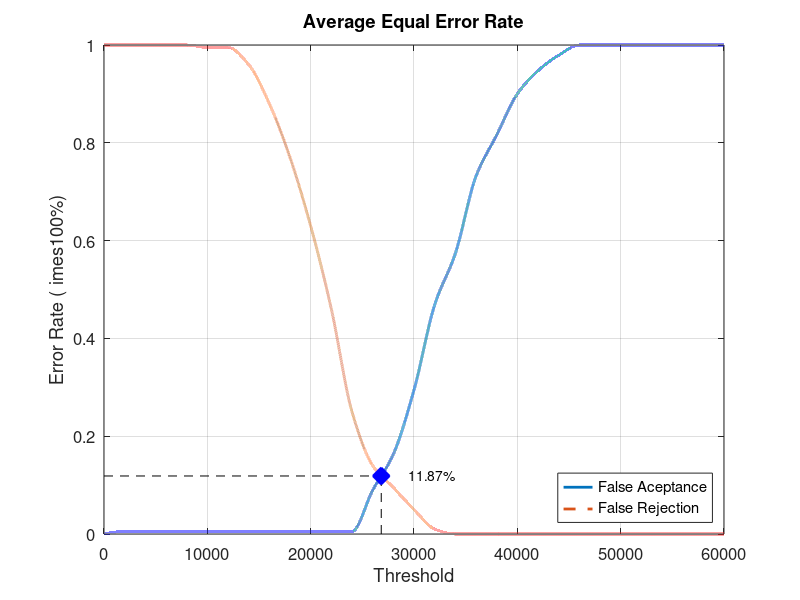
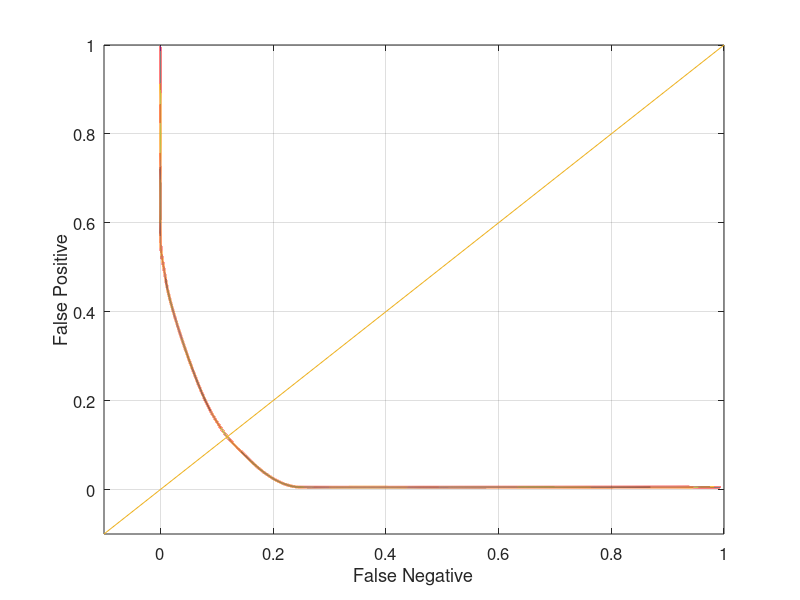

Here is the MATLAB script that generated these plots, in order:
close all;
clear;
clc;
x = 0:2000:60000;
xq = 0:0.5:60000;

y0 = [0 0.00526316 0.00526316 0.00526316 0.00526316 0.00526316 0.00526316 0.00526316 0.00526316 0.00526316 0.00526316 0.00526316 0.00526316 0.0894737 0.163158 0.294737 0.468421 0.573684 0.731579 0.815789 0.9 0.947368 0.978947 1 1 1 1 1 1 1 1]
yy0 = interp1(x, y0, xq, 'pchip');
y1 = [1 1 1 1 1 0.995 0.995 0.96 0.88 0.77 0.63 0.46 0.25 0.14 0.095 0.05 0.01 0 0 0 0 0 0 0 0 0 0 0 0 0 0]
yy1 = interp1(x, y1, xq, 'pchip');

% Calculating EER: 
y2 = abs(y0 - y1);
find(y2 == min(y2))
yy2 = abs(yy0 - yy1);
xEER = find(yy2 == min(yy2));
xEERIndex = xq(xEER) % X-axis EER
yEER = yy0(xEER) % Y-axis EER

main = figure
plot(xq, yy0,'-','LineWidth', 2);	hold on
plot(xq, yy1,'--','LineWidth', 2);	hold on
plot([xEERIndex xEERIndex], [0 yEER], 'k--');	hold on
plot([0 xEERIndex], [yEER yEER], 'k--');	hold on
plot(xEERIndex, yEER, 'bx', 'LineWidth', 10);	hold on
text(xEERIndex + 10 * xEERIndex / 100, yEER, [num2str(round((10000 * yEER)) / 100) '%'])
legend('False Aceptance', 'False Rejection', 'Location', 'SouthEast')
xlabel('Threshold')
ylabel('Error Rate (	imes100%)')
title('Average Equal Error Rate')
set(gca, 'FontSize', 12)
axis([0 60000 0 1])
grid on

print(main, 'Database2_2Main', '-dpng');
FNRxFPR = figure('Color', [1 1 1]);
plot(yy1, yy0, '-', yy1, yy0, 'LineWidth', 2);
hold on
y = -0.1:0.1:1
plot(y, y); 
set(gca, 'FontSize', 12)
xlabel('False Negative')
ylabel('False Positive')
axis([-0.1 1 -0.1 1])
set(gca, 'FontSize', 12)
grid on

print(FNRxFPR, 'Database2_2FNRxFPR','-dpng');
